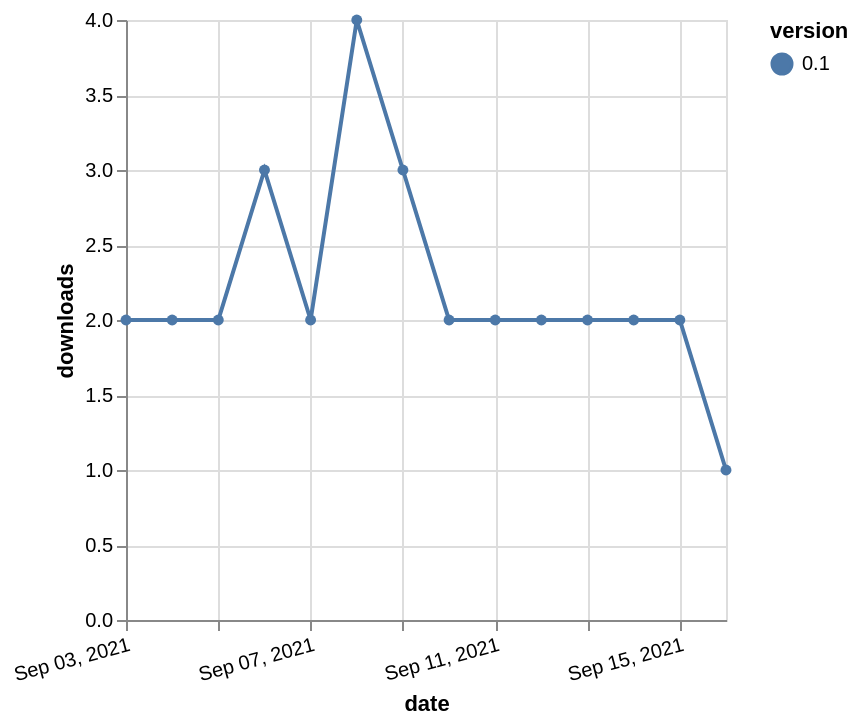

Specify this chart in Vega-Lite:
### Vega-Lite specification from a JSON file in a GitHub repository (floating-point values rounded to 4 significant figures)
{"$schema": "https://vega.github.io/schema/vega-lite/v5.json", "description": "A simple bar chart with embedded data.", "data": {"values": [{"date": "2021-09-03", "total": 2982, "delta": 2, "version": "0.1"}, {"date": "2021-09-04", "total": 2984, "delta": 2, "version": "0.1"}, {"date": "2021-09-05", "total": 2986, "delta": 2, "version": "0.1"}, {"date": "2021-09-06", "total": 2989, "delta": 3, "version": "0.1"}, {"date": "2021-09-07", "total": 2991, "delta": 2, "version": "0.1"}, {"date": "2021-09-08", "total": 2995, "delta": 4, "version": "0.1"}, {"date": "2021-09-09", "total": 2998, "delta": 3, "version": "0.1"}, {"date": "2021-09-10", "total": 3000, "delta": 2, "version": "0.1"}, {"date": "2021-09-11", "total": 3002, "delta": 2, "version": "0.1"}, {"date": "2021-09-12", "total": 3004, "delta": 2, "version": "0.1"}, {"date": "2021-09-13", "total": 3006, "delta": 2, "version": "0.1"}, {"date": "2021-09-14", "total": 3008, "delta": 2, "version": "0.1"}, {"date": "2021-09-15", "total": 3010, "delta": 2, "version": "0.1"}, {"date": "2021-09-16", "total": 3011, "delta": 1, "version": "0.1"}]}, "width": "container", "mark": {"type": "line", "point": {"filled": true}}, "encoding": {"x": {"field": "date", "type": "temporal", "timeUnit": "yearmonthdate", "title": "date", "axis": {"labelAngle": -15}}, "y": {"field": "delta", "type": "quantitative", "title": "downloads"}, "color": {"field": "version", "type": "nominal"}, "tooltip": {"field": "delta"}}}
